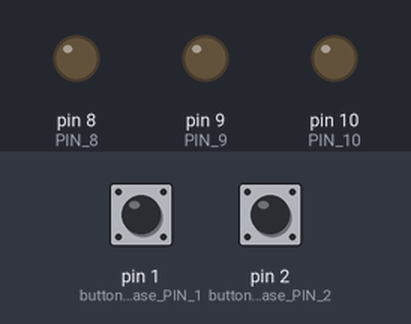
Bench run of a sketch on a simulated Arduino Uno, built with avr-gcc and run on an emulated ATmega328P. On the bench: output pins drawn as LEDs (lit = HIGH). Inputs (shaded band) come from the test bench; at power-on: pin 1 (button_decrease_PIN_1) LOW, pin 2 (button_increase_PIN_2) LOW.

Above: at 1.2 s.
1.3 s: pin 1 (button_decrease_PIN_1) pulled HIGH for 0.15 s
At 2.4 s:
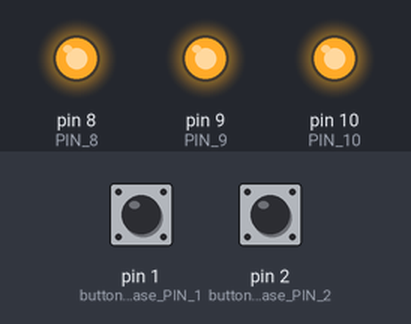
2.9 s: pin 1 (button_decrease_PIN_1) pulled HIGH for 1 s
At 3.7 s:
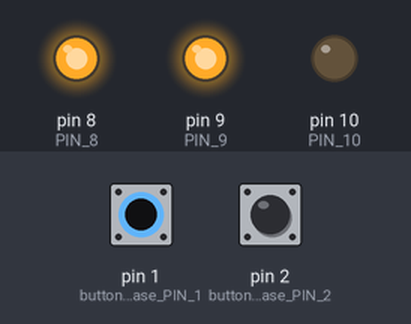
5.4 s: pin 1 (button_decrease_PIN_1) pulled HIGH for 0.15 s
At 6.6 s:
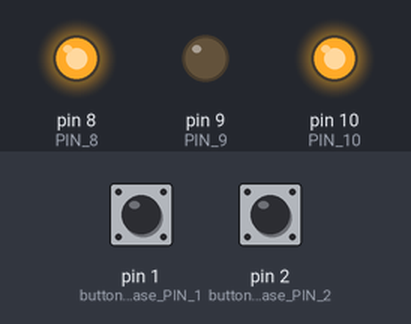
7.0 s: pin 1 (button_decrease_PIN_1) pulled HIGH for 3.2 s
At 8.0 s:
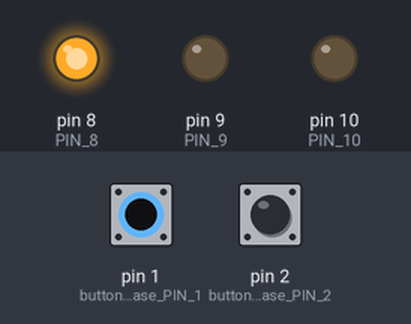
11.7 s: pin 1 (button_decrease_PIN_1) pulled HIGH for 0.15 s
At 12.7 s:
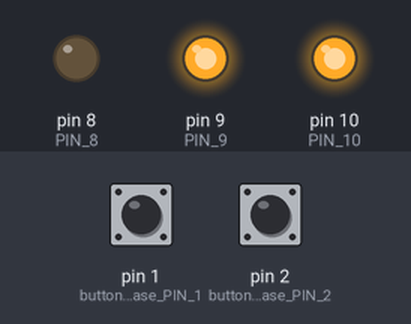
13.3 s: pin 1 (button_decrease_PIN_1) pulled HIGH for 1 s
At 14.0 s:
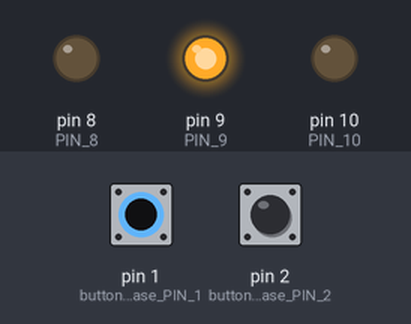
Timing chart, 0 to 16.3 s (numbered marks = the images above; inputs shaded):
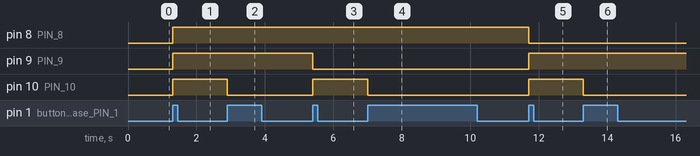

Measured:
- after the input at 1.3 s, pin 8 (PIN_8), pin 9 (PIN_9), pin 10 (PIN_10): LOW → HIGH at once
- after the input at 2.9 s, pin 10 (PIN_10): HIGH → LOW at once
- after the input at 5.4 s, pin 9 (PIN_9): HIGH → LOW at once; pin 10 (PIN_10): LOW → HIGH at once
- after the input at 7.0 s, pin 10 (PIN_10): HIGH → LOW at once
- after the input at 11.7 s, pin 8 (PIN_8): HIGH → LOW at once; pin 9 (PIN_9), pin 10 (PIN_10): LOW → HIGH at once
- after the input at 13.3 s, pin 10 (PIN_10): HIGH → LOW at once

The sketch:

Lab2_LEDwithSwitch.ino
```cpp
const int button_increase_PIN_2 = 2, button_decrease_PIN_1 = 1;    // the number of the pushbutton pins
const int PIN_10 = 10, PIN_9 = 9, PIN_8 = 8;                       // LED blue = pin_10; LED red = pin_9; LED green = pin_8
int buttonState_increase = LOW, buttonState_decrease = LOW, count = 0; // pushbutton status variables
int PIN_START = 10, PIN_STOP = 7, iterator = PIN_START;

void setup() {
  // initialize the LED pins as output:
  while(iterator > PIN_STOP){
  pinMode(iterator, OUTPUT);
  iterator--;
  }

  // initialize the pushbutton pins as input:
  pinMode(button_increase_PIN_2, INPUT);
  pinMode(button_decrease_PIN_1, INPUT);
}

void loop() {
  // read the state of the pushbutton value:
  while (buttonState_increase == LOW && buttonState_decrease == LOW) {
  buttonState_increase = digitalRead(button_increase_PIN_2);
  buttonState_decrease = digitalRead(button_decrease_PIN_1);
  }

  // INCREASE or DECREASE count accordingly
  if (buttonState_increase == HIGH) {count++;}
  if (buttonState_decrease == HIGH) {count--;}

  //reset all LEDs to LOW
  digitalWrite(PIN_10, LOW);
  digitalWrite(PIN_9, LOW);
  digitalWrite(PIN_8, LOW);

  // turn LEDs on:
  long light = count;
  if ((light & 1 ) == 1) {
    digitalWrite(PIN_10, HIGH);
  }
  if (((light >> 1) & 1) == 1) {
    digitalWrite(PIN_9, HIGH);
  }
  if (((light >> 2) & 1) == 1) {
    digitalWrite(PIN_8, HIGH);
  }
  delay(100);

  while (buttonState_increase == HIGH || buttonState_decrease == HIGH) {
    buttonState_increase = digitalRead(button_increase_PIN_2);
    buttonState_decrease = digitalRead(button_decrease_PIN_1);
  }
}
```
